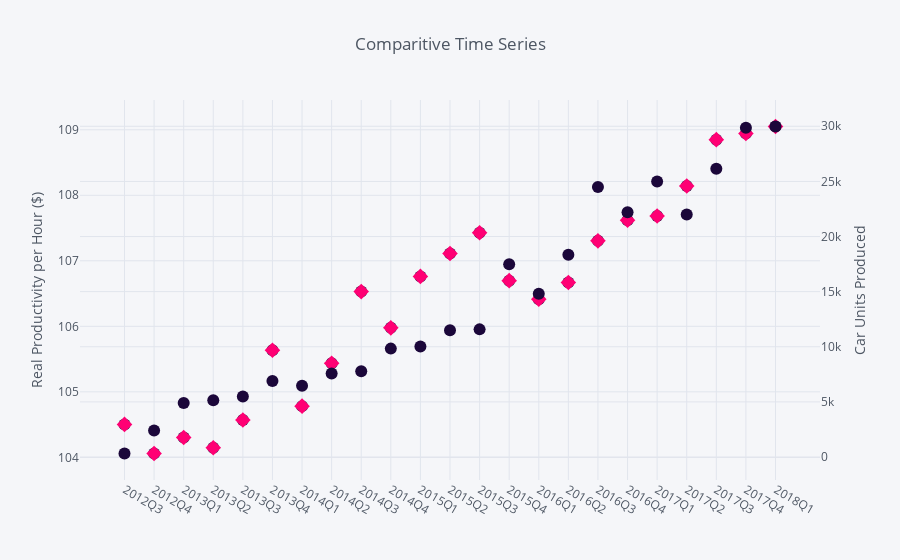

Here is the notebook cell this chart was saved with:
### Code cell
fig2 = df.iplot(
    columns=['Real Output per Hour'], 
    asFigure=True, 
    kind='scatter', 
    showlegend=False,
    colors = ('#ff0074'),
    yTitle='Real Output per Hour',
    x='Date',
    mode='markers',
    symbol='diamond'
    )
fig3 = df.iplot(
    asFigure=True,
    kind='scatter', 
    secondary_y=['Tesla Production'],
    showlegend=False,
    title='Comparitive Time Series',
    yTitle='Real Productivity per Hour ($)',
    secondary_y_title = 'Car Units Produced',
    colors = ('#1b073a'),
    x='Date',
    mode='markers',
    )

fig3['data'].extend(fig2['data'])

iplot(fig3)

### Figure 1 — Plotly figure (JSON) as saved in the notebook; plotly's stock layout.template omitted (floating-point values rounded to 4 significant figures)
{"data": [{"line": {"color": "rgba(27, 7, 58, 1.0)", "dash": "solid", "shape": "linear", "width": 1.3}, "marker": {"size": 12, "symbol": "dot"}, "mode": "markers", "name": "Tesla Production", "text": "", "type": "scatter", "x": ["2012Q3", "2012Q4", "2013Q1", "2013Q2", "2013Q3", "2013Q4", "2014Q1", "2014Q2", "2014Q3", "2014Q4", "2015Q1", "2015Q2", "2015Q3", "2015Q4", "2016Q1", "2016Q2", "2016Q3", "2016Q4", "2017Q1", "2017Q2", "2017Q3", "2017Q4", "2018Q1"], "xaxis": "x1", "y": [321, 2400, 4900, 5150, 5500, 6892, 6457, 7579, 7785, 9834, 10030, 11507, 11580, 17478, 14820, 18345, 24500, 22200, 25000, 22000, 26150, 29870, 29980], "yaxis": "y2"}, {"line": {"color": "rgba(27, 7, 58, 0.8999999999999999)", "dash": "solid", "shape": "linear", "width": 1.3}, "marker": {"size": 12, "symbol": "dot"}, "mode": "markers", "name": "Real Output per Hour", "text": "", "type": "scatter", "x": ["2012Q3", "2012Q4", "2013Q1", "2013Q2", "2013Q3", "2013Q4", "2014Q1", "2014Q2", "2014Q3", "2014Q4", "2015Q1", "2015Q2", "2015Q3", "2015Q4", "2016Q1", "2016Q2", "2016Q3", "2016Q4", "2017Q1", "2017Q2", "2017Q3", "2017Q4", "2018Q1"], "y": [104.5, 104.1, 104.3, 104.1, 104.6, 105.6, 104.8, 105.4, 106.5, 106.0, 106.8, 107.1, 107.4, 106.7, 106.4, 106.7, 107.3, 107.6, 107.7, 108.1, 108.8, 108.9, 109.0]}, {"line": {"color": "rgba(255, 0, 116, 1.0)", "dash": "solid", "shape": "linear", "width": 1.3}, "marker": {"size": 12, "symbol": "diamond"}, "mode": "markers", "name": "Real Output per Hour", "text": "", "type": "scatter", "x": ["2012Q3", "2012Q4", "2013Q1", "2013Q2", "2013Q3", "2013Q4", "2014Q1", "2014Q2", "2014Q3", "2014Q4", "2015Q1", "2015Q2", "2015Q3", "2015Q4", "2016Q1", "2016Q2", "2016Q3", "2016Q4", "2017Q1", "2017Q2", "2017Q3", "2017Q4", "2018Q1"], "y": [104.5, 104.1, 104.3, 104.1, 104.6, 105.6, 104.8, 105.4, 106.5, 106.0, 106.8, 107.1, 107.4, 106.7, 106.4, 106.7, 107.3, 107.6, 107.7, 108.1, 108.8, 108.9, 109.0]}], "layout": {"legend": {"bgcolor": "#F5F6F9", "font": {"color": "#4D5663"}}, "paper_bgcolor": "#F5F6F9", "plot_bgcolor": "#F5F6F9", "showlegend": false, "title": "Comparitive Time Series", "titlefont": {"color": "#4D5663"}, "xaxis1": {"gridcolor": "#E1E5ED", "showgrid": true, "tickfont": {"color": "#4D5663"}, "title": "", "titlefont": {"color": "#4D5663"}, "zerolinecolor": "#E1E5ED"}, "yaxis1": {"gridcolor": "#E1E5ED", "showgrid": true, "tickfont": {"color": "#4D5663"}, "title": "Real Productivity per Hour ($)", "titlefont": {"color": "#4D5663"}, "zerolinecolor": "#E1E5ED"}, "yaxis2": {"anchor": "x1", "gridcolor": "#E1E5ED", "overlaying": "y1", "showgrid": true, "side": "right", "tickfont": {"color": "#4D5663"}, "title": "Car Units Produced", "titlefont": {"color": "#4D5663"}, "zerolinecolor": "#E1E5ED"}}}
